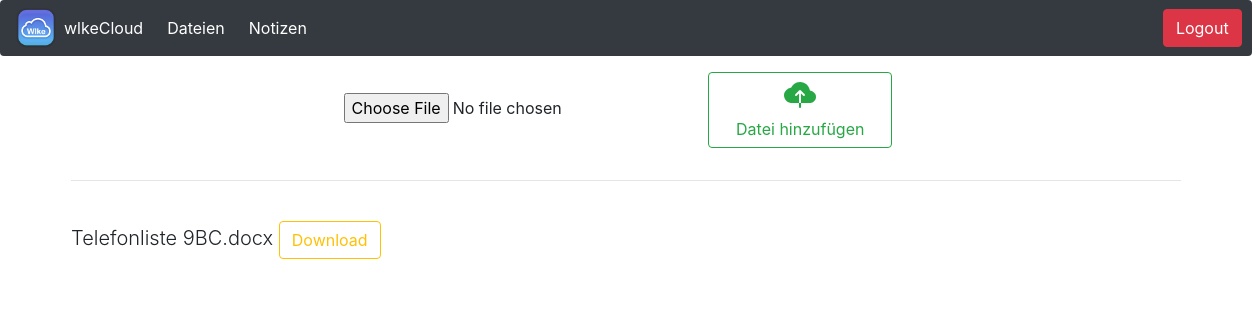
/storage/ (signed in), run on an earlier commit of the app's database.
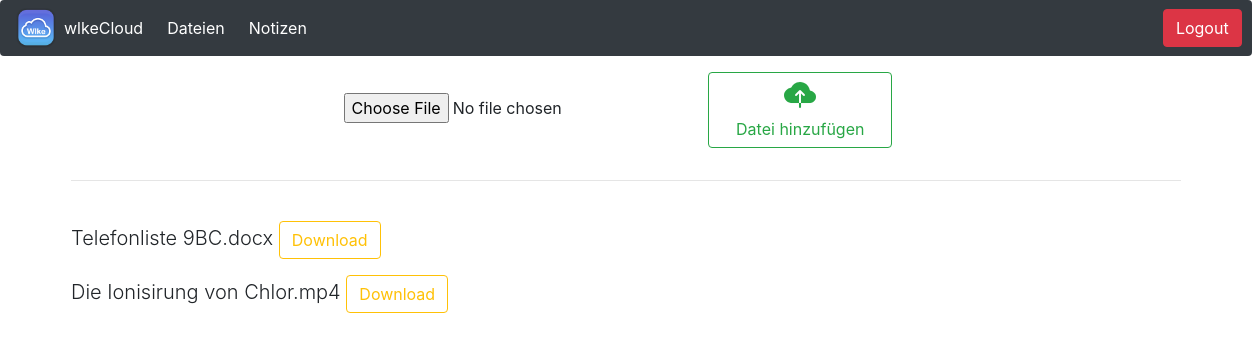
And on a later commit of the database.
### storage/models.py (models this page shows, shortened)
class Datei(models.Model):
    benutzer = models.ForeignKey(
        User, on_delete=models.CASCADE, related_name="datei", null=True)
    benutzername = models.CharField(max_length=300, default=str(benutzer.name))
    datei = models.FileField(upload_to='data/'+str(benutzername)+'/',)
    name = models.CharField(max_length=200)
    class Meta:
        verbose_name_plural = 'Dateien'

### storage/views.py (the view, shortened to what this page needs)
# urls.py: path('', views.index, name="index"),
def index(response):
    dateien = Datei.objects.all().order_by("name")
    frontend_data = {'dateien': dateien, }
    return render(response, 'storage/storage_index.html', frontend_data)

### templates/storage/storage_index.html (shortened to what this page needs)
{% extends 'base_storage.html' %}
{% block content %}
<div class="container text-center">
<form method="post">
    <input name="datei" type="file"></input>
    <button type="submit" class="btn btn-outline-success m-3"><ion-icon name="cloud-upload" style="font-size: 32px;"></ion-icon><div class="container text-center">Datei hinzufügen</div></button>
</form>
</div>
<hr>
<br>
{% for datei in user.datei.all %}
<p class="lead">{{ datei.name }} <a href="{{ datei.datei.url }}" class="btn btn-outline-warning">Download</a></p>
{% endfor %}
{% endblock %}

What changed in the data, as far as the page shows it:
added Datei: name "Die Ionisirung von Chlor.mp4"
